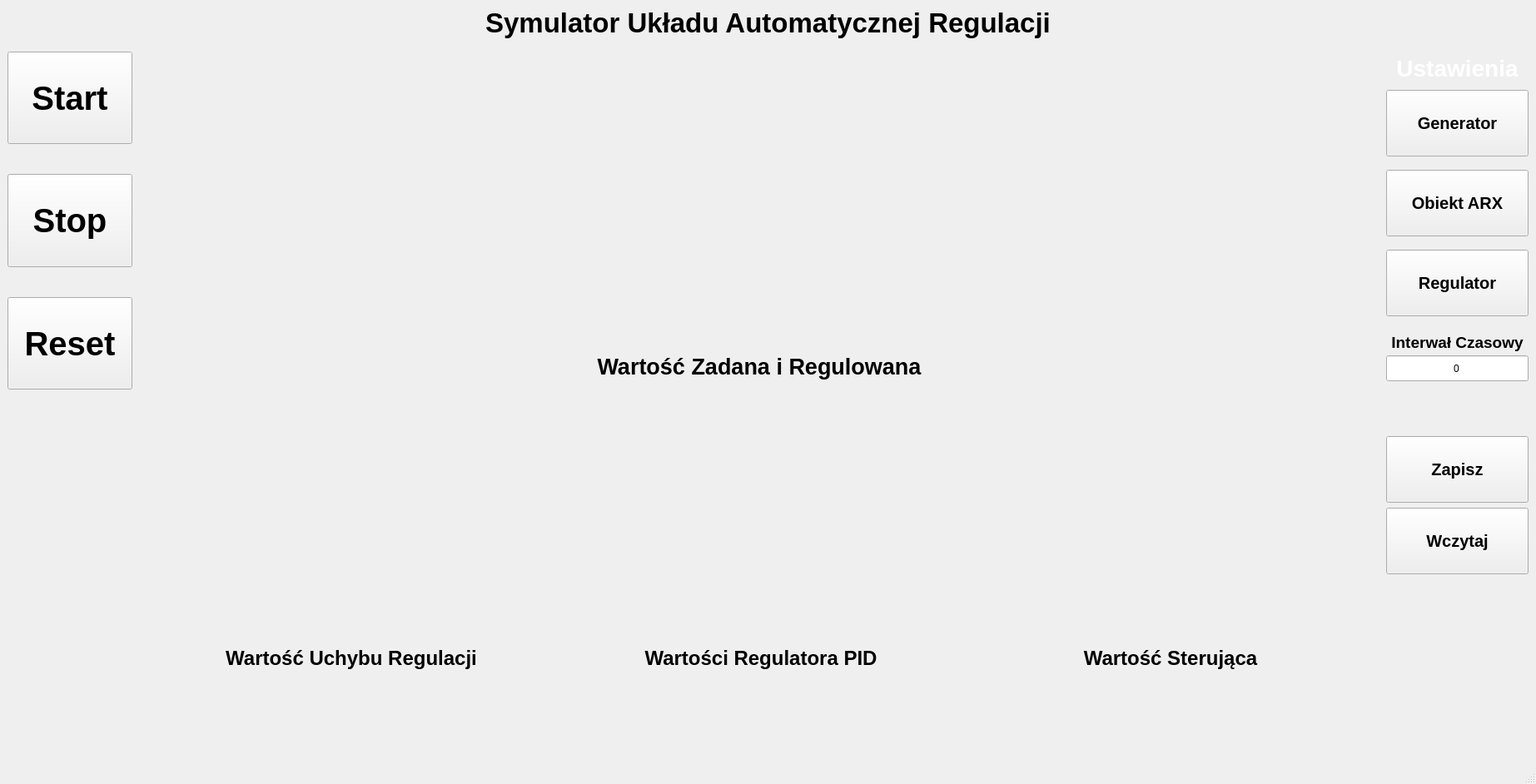
<?xml version="1.0" encoding="UTF-8"?>
<ui version="4.0">
 <class>MainWindow</class>
 <widget class="QMainWindow" name="MainWindow">
  <property name="geometry">
   <rect>
    <x>0</x>
    <y>0</y>
    <width>1845</width>
    <height>942</height>
   </rect>
  </property>
  <property name="sizePolicy">
   <sizepolicy hsizetype="Preferred" vsizetype="Preferred">
    <horstretch>0</horstretch>
    <verstretch>0</verstretch>
   </sizepolicy>
  </property>
  <property name="minimumSize">
   <size>
    <width>0</width>
    <height>0</height>
   </size>
  </property>
  <property name="windowTitle">
   <string>MainWindow</string>
  </property>
  <widget class="QWidget" name="centralwidget">
   <layout class="QHBoxLayout" name="horizontalLayout_5">
    <item>
     <layout class="QVBoxLayout" name="verticalLayout_10">
      <item>
       <widget class="QLabel" name="TytulGlowny">
        <property name="sizePolicy">
         <sizepolicy hsizetype="Expanding" vsizetype="Fixed">
          <horstretch>0</horstretch>
          <verstretch>0</verstretch>
         </sizepolicy>
        </property>
        <property name="font">
         <font>
          <pointsize>25</pointsize>
          <bold>true</bold>
         </font>
        </property>
        <property name="text">
         <string>Symulator Układu Automatycznej Regulacji</string>
        </property>
        <property name="alignment">
         <set>Qt::AlignmentFlag::AlignCenter</set>
        </property>
       </widget>
      </item>
      <item>
       <spacer name="verticalSpacer_12">
        <property name="orientation">
         <enum>Qt::Orientation::Vertical</enum>
        </property>
        <property name="sizeType">
         <enum>QSizePolicy::Policy::Fixed</enum>
        </property>
        <property name="sizeHint" stdset="0">
         <size>
          <width>10</width>
          <height>10</height>
         </size>
        </property>
       </spacer>
      </item>
      <item>
       <layout class="QVBoxLayout" name="verticalLayout_9">
        <item>
         <layout class="QHBoxLayout" name="horizontalLayout_2">
          <item>
           <layout class="QHBoxLayout" name="horizontalLayout">
            <item>
             <layout class="QVBoxLayout" name="verticalLayout_5">
              <item>
               <widget class="QPushButton" name="Start">
                <property name="sizePolicy">
                 <sizepolicy hsizetype="Minimum" vsizetype="Minimum">
                  <horstretch>0</horstretch>
                  <verstretch>0</verstretch>
                 </sizepolicy>
                </property>
                <property name="minimumSize">
                 <size>
                  <width>150</width>
                  <height>101</height>
                 </size>
                </property>
                <property name="font">
                 <font>
                  <pointsize>30</pointsize>
                  <bold>true</bold>
                 </font>
                </property>
                <property name="text">
                 <string>Start</string>
                </property>
               </widget>
              </item>
              <item>
               <spacer name="verticalSpacer">
                <property name="orientation">
                 <enum>Qt::Orientation::Vertical</enum>
                </property>
                <property name="sizeType">
                 <enum>QSizePolicy::Policy::Fixed</enum>
                </property>
                <property name="sizeHint" stdset="0">
                 <size>
                  <width>50</width>
                  <height>30</height>
                 </size>
                </property>
               </spacer>
              </item>
              <item>
               <widget class="QPushButton" name="Stop">
                <property name="sizePolicy">
                 <sizepolicy hsizetype="Minimum" vsizetype="Minimum">
                  <horstretch>0</horstretch>
                  <verstretch>0</verstretch>
                 </sizepolicy>
                </property>
                <property name="minimumSize">
                 <size>
                  <width>150</width>
                  <height>101</height>
                 </size>
                </property>
                <property name="font">
                 <font>
                  <pointsize>30</pointsize>
                  <bold>true</bold>
                 </font>
                </property>
                <property name="text">
                 <string>Stop</string>
                </property>
               </widget>
              </item>
              <item>
               <spacer name="verticalSpacer_2">
                <property name="orientation">
                 <enum>Qt::Orientation::Vertical</enum>
                </property>
                <property name="sizeType">
                 <enum>QSizePolicy::Policy::Fixed</enum>
                </property>
                <property name="sizeHint" stdset="0">
                 <size>
                  <width>50</width>
                  <height>30</height>
                 </size>
                </property>
               </spacer>
              </item>
              <item>
               <widget class="QPushButton" name="Reset">
                <property name="sizePolicy">
                 <sizepolicy hsizetype="Minimum" vsizetype="Minimum">
                  <horstretch>0</horstretch>
                  <verstretch>0</verstretch>
                 </sizepolicy>
                </property>
                <property name="minimumSize">
                 <size>
                  <width>150</width>
                  <height>101</height>
                 </size>
                </property>
                <property name="font">
                 <font>
                  <pointsize>30</pointsize>
                  <bold>true</bold>
                 </font>
                </property>
                <property name="text">
                 <string>Reset</string>
                </property>
               </widget>
              </item>
             </layout>
            </item>
            <item>
             <spacer name="horizontalSpacer_5">
              <property name="orientation">
               <enum>Qt::Orientation::Horizontal</enum>
              </property>
              <property name="sizeType">
               <enum>QSizePolicy::Policy::Fixed</enum>
              </property>
              <property name="sizeHint" stdset="0">
               <size>
                <width>20</width>
                <height>20</height>
               </size>
              </property>
             </spacer>
            </item>
            <item>
             <layout class="QVBoxLayout" name="verticalLayout">
              <property name="spacing">
               <number>0</number>
              </property>
              <item>
               <widget class="QWidget" name="wykresWarZad" native="true">
                <property name="sizePolicy">
                 <sizepolicy hsizetype="Expanding" vsizetype="Minimum">
                  <horstretch>0</horstretch>
                  <verstretch>0</verstretch>
                 </sizepolicy>
                </property>
                <property name="minimumSize">
                 <size>
                  <width>700</width>
                  <height>351</height>
                 </size>
                </property>
               </widget>
              </item>
              <item>
               <widget class="QLabel" name="TytulWykres1">
                <property name="sizePolicy">
                 <sizepolicy hsizetype="Expanding" vsizetype="Minimum">
                  <horstretch>0</horstretch>
                  <verstretch>0</verstretch>
                 </sizepolicy>
                </property>
                <property name="minimumSize">
                 <size>
                  <width>700</width>
                  <height>51</height>
                 </size>
                </property>
                <property name="font">
                 <font>
                  <pointsize>20</pointsize>
                  <bold>true</bold>
                 </font>
                </property>
                <property name="text">
                 <string>Wartość Zadana i Regulowana</string>
                </property>
                <property name="alignment">
                 <set>Qt::AlignmentFlag::AlignCenter</set>
                </property>
               </widget>
              </item>
             </layout>
            </item>
           </layout>
          </item>
          <item>
           <spacer name="horizontalSpacer_4">
            <property name="orientation">
             <enum>Qt::Orientation::Horizontal</enum>
            </property>
            <property name="sizeType">
             <enum>QSizePolicy::Policy::Fixed</enum>
            </property>
            <property name="sizeHint" stdset="0">
             <size>
              <width>20</width>
              <height>20</height>
             </size>
            </property>
           </spacer>
          </item>
          <item>
           <layout class="QVBoxLayout" name="verticalLayout_7">
            <item>
             <widget class="QLabel" name="UstawieniaLabel">
              <property name="sizePolicy">
               <sizepolicy hsizetype="Minimum" vsizetype="Minimum">
                <horstretch>0</horstretch>
                <verstretch>0</verstretch>
               </sizepolicy>
              </property>
              <property name="minimumSize">
               <size>
                <width>140</width>
                <height>40</height>
               </size>
              </property>
              <property name="font">
               <font>
                <pointsize>21</pointsize>
                <bold>true</bold>
               </font>
              </property>
              <property name="styleSheet">
               <string notr="true">color: white</string>
              </property>
              <property name="text">
               <string>Ustawienia</string>
              </property>
              <property name="alignment">
               <set>Qt::AlignmentFlag::AlignCenter</set>
              </property>
             </widget>
            </item>
            <item>
             <widget class="QPushButton" name="UstawieniaGeneratora">
              <property name="sizePolicy">
               <sizepolicy hsizetype="Minimum" vsizetype="Minimum">
                <horstretch>0</horstretch>
                <verstretch>0</verstretch>
               </sizepolicy>
              </property>
              <property name="minimumSize">
               <size>
                <width>140</width>
                <height>80</height>
               </size>
              </property>
              <property name="font">
               <font>
                <pointsize>15</pointsize>
                <bold>true</bold>
               </font>
              </property>
              <property name="text">
               <string>Generator</string>
              </property>
             </widget>
            </item>
            <item>
             <spacer name="verticalSpacer_3">
              <property name="orientation">
               <enum>Qt::Orientation::Vertical</enum>
              </property>
              <property name="sizeType">
               <enum>QSizePolicy::Policy::Fixed</enum>
              </property>
              <property name="sizeHint" stdset="0">
               <size>
                <width>10</width>
                <height>10</height>
               </size>
              </property>
             </spacer>
            </item>
            <item>
             <widget class="QPushButton" name="UstawieniaObiektuARX">
              <property name="sizePolicy">
               <sizepolicy hsizetype="Minimum" vsizetype="Minimum">
                <horstretch>0</horstretch>
                <verstretch>0</verstretch>
               </sizepolicy>
              </property>
              <property name="minimumSize">
               <size>
                <width>140</width>
                <height>80</height>
               </size>
              </property>
              <property name="font">
               <font>
                <pointsize>15</pointsize>
                <bold>true</bold>
               </font>
              </property>
              <property name="text">
               <string>Obiekt ARX</string>
              </property>
             </widget>
            </item>
            <item>
             <spacer name="verticalSpacer_4">
              <property name="orientation">
               <enum>Qt::Orientation::Vertical</enum>
              </property>
              <property name="sizeType">
               <enum>QSizePolicy::Policy::Fixed</enum>
              </property>
              <property name="sizeHint" stdset="0">
               <size>
                <width>10</width>
                <height>10</height>
               </size>
              </property>
             </spacer>
            </item>
            <item>
             <widget class="QPushButton" name="UstawieniaRegulatora">
              <property name="sizePolicy">
               <sizepolicy hsizetype="Minimum" vsizetype="Minimum">
                <horstretch>0</horstretch>
                <verstretch>0</verstretch>
               </sizepolicy>
              </property>
              <property name="minimumSize">
               <size>
                <width>140</width>
                <height>80</height>
               </size>
              </property>
              <property name="font">
               <font>
                <pointsize>15</pointsize>
                <bold>true</bold>
               </font>
              </property>
              <property name="text">
               <string>Regulator</string>
              </property>
             </widget>
            </item>
            <item>
             <spacer name="verticalSpacer_13">
              <property name="orientation">
               <enum>Qt::Orientation::Vertical</enum>
              </property>
              <property name="sizeType">
               <enum>QSizePolicy::Policy::Fixed</enum>
              </property>
              <property name="sizeHint" stdset="0">
               <size>
                <width>10</width>
                <height>10</height>
               </size>
              </property>
             </spacer>
            </item>
            <item>
             <layout class="QVBoxLayout" name="verticalLayout_6">
              <property name="spacing">
               <number>0</number>
              </property>
              <item>
               <widget class="QLabel" name="InterwalCzasowyLabel">
                <property name="sizePolicy">
                 <sizepolicy hsizetype="Minimum" vsizetype="Minimum">
                  <horstretch>0</horstretch>
                  <verstretch>0</verstretch>
                 </sizepolicy>
                </property>
                <property name="minimumSize">
                 <size>
                  <width>171</width>
                  <height>31</height>
                 </size>
                </property>
                <property name="font">
                 <font>
                  <pointsize>14</pointsize>
                  <bold>true</bold>
                 </font>
                </property>
                <property name="text">
                 <string>Interwał Czasowy</string>
                </property>
                <property name="alignment">
                 <set>Qt::AlignmentFlag::AlignCenter</set>
                </property>
               </widget>
              </item>
              <item>
               <widget class="QLineEdit" name="Interwal">
                <property name="sizePolicy">
                 <sizepolicy hsizetype="Minimum" vsizetype="Minimum">
                  <horstretch>0</horstretch>
                  <verstretch>0</verstretch>
                 </sizepolicy>
                </property>
                <property name="minimumSize">
                 <size>
                  <width>140</width>
                  <height>31</height>
                 </size>
                </property>
                <property name="text">
                 <string>0</string>
                </property>
                <property name="alignment">
                 <set>Qt::AlignmentFlag::AlignCenter</set>
                </property>
               </widget>
              </item>
              <item>
               <spacer name="verticalSpacer_10">
                <property name="orientation">
                 <enum>Qt::Orientation::Vertical</enum>
                </property>
                <property name="sizeType">
                 <enum>QSizePolicy::Policy::Fixed</enum>
                </property>
                <property name="sizeHint" stdset="0">
                 <size>
                  <width>20</width>
                  <height>10</height>
                 </size>
                </property>
               </spacer>
              </item>
             </layout>
            </item>
           </layout>
          </item>
         </layout>
        </item>
        <item>
         <spacer name="verticalSpacer_11">
          <property name="orientation">
           <enum>Qt::Orientation::Vertical</enum>
          </property>
          <property name="sizeType">
           <enum>QSizePolicy::Policy::Preferred</enum>
          </property>
          <property name="sizeHint" stdset="0">
           <size>
            <width>20</width>
            <height>40</height>
           </size>
          </property>
         </spacer>
        </item>
        <item>
         <layout class="QHBoxLayout" name="horizontalLayout_4">
          <item>
           <spacer name="horizontalSpacer_3">
            <property name="orientation">
             <enum>Qt::Orientation::Horizontal</enum>
            </property>
            <property name="sizeType">
             <enum>QSizePolicy::Policy::Minimum</enum>
            </property>
            <property name="sizeHint" stdset="0">
             <size>
              <width>180</width>
              <height>20</height>
             </size>
            </property>
           </spacer>
          </item>
          <item>
           <layout class="QHBoxLayout" name="horizontalLayout_3">
            <item>
             <layout class="QVBoxLayout" name="verticalLayout_2">
              <property name="spacing">
               <number>0</number>
              </property>
              <item>
               <widget class="QWidget" name="WykUchyb" native="true">
                <property name="sizePolicy">
                 <sizepolicy hsizetype="Expanding" vsizetype="Fixed">
                  <horstretch>0</horstretch>
                  <verstretch>0</verstretch>
                 </sizepolicy>
                </property>
                <property name="minimumSize">
                 <size>
                  <width>311</width>
                  <height>251</height>
                 </size>
                </property>
                <property name="baseSize">
                 <size>
                  <width>311</width>
                  <height>251</height>
                 </size>
                </property>
               </widget>
              </item>
              <item>
               <widget class="QLabel" name="TytulWykres2">
                <property name="sizePolicy">
                 <sizepolicy hsizetype="Minimum" vsizetype="Fixed">
                  <horstretch>0</horstretch>
                  <verstretch>0</verstretch>
                 </sizepolicy>
                </property>
                <property name="minimumSize">
                 <size>
                  <width>311</width>
                  <height>51</height>
                 </size>
                </property>
                <property name="font">
                 <font>
                  <pointsize>18</pointsize>
                  <bold>true</bold>
                 </font>
                </property>
                <property name="text">
                 <string>Wartość Uchybu Regulacji</string>
                </property>
                <property name="alignment">
                 <set>Qt::AlignmentFlag::AlignCenter</set>
                </property>
               </widget>
              </item>
              <item>
               <spacer name="verticalSpacer_7">
                <property name="orientation">
                 <enum>Qt::Orientation::Vertical</enum>
                </property>
                <property name="sizeType">
                 <enum>QSizePolicy::Policy::Expanding</enum>
                </property>
                <property name="sizeHint" stdset="0">
                 <size>
                  <width>20</width>
                  <height>40</height>
                 </size>
                </property>
               </spacer>
              </item>
             </layout>
            </item>
            <item>
             <spacer name="horizontalSpacer">
              <property name="orientation">
               <enum>Qt::Orientation::Horizontal</enum>
              </property>
              <property name="sizeType">
               <enum>QSizePolicy::Policy::Minimum</enum>
              </property>
              <property name="sizeHint" stdset="0">
               <size>
                <width>20</width>
                <height>20</height>
               </size>
              </property>
             </spacer>
            </item>
            <item>
             <layout class="QVBoxLayout" name="verticalLayout_3">
              <property name="spacing">
               <number>0</number>
              </property>
              <item>
               <widget class="QWidget" name="WykPID" native="true">
                <property name="sizePolicy">
                 <sizepolicy hsizetype="Expanding" vsizetype="Fixed">
                  <horstretch>0</horstretch>
                  <verstretch>0</verstretch>
                 </sizepolicy>
                </property>
                <property name="minimumSize">
                 <size>
                  <width>311</width>
                  <height>251</height>
                 </size>
                </property>
                <property name="baseSize">
                 <size>
                  <width>311</width>
                  <height>251</height>
                 </size>
                </property>
               </widget>
              </item>
              <item>
               <widget class="QLabel" name="TytulWykres3">
                <property name="sizePolicy">
                 <sizepolicy hsizetype="Minimum" vsizetype="Fixed">
                  <horstretch>0</horstretch>
                  <verstretch>0</verstretch>
                 </sizepolicy>
                </property>
                <property name="minimumSize">
                 <size>
                  <width>311</width>
                  <height>51</height>
                 </size>
                </property>
                <property name="font">
                 <font>
                  <pointsize>18</pointsize>
                  <bold>true</bold>
                 </font>
                </property>
                <property name="text">
                 <string>Wartości Regulatora PID</string>
                </property>
                <property name="alignment">
                 <set>Qt::AlignmentFlag::AlignCenter</set>
                </property>
               </widget>
              </item>
              <item>
               <spacer name="verticalSpacer_6">
                <property name="orientation">
                 <enum>Qt::Orientation::Vertical</enum>
                </property>
                <property name="sizeHint" stdset="0">
                 <size>
                  <width>20</width>
                  <height>40</height>
                 </size>
                </property>
               </spacer>
              </item>
             </layout>
            </item>
            <item>
             <spacer name="horizontalSpacer_2">
              <property name="orientation">
               <enum>Qt::Orientation::Horizontal</enum>
              </property>
              <property name="sizeType">
               <enum>QSizePolicy::Policy::Minimum</enum>
              </property>
              <property name="sizeHint" stdset="0">
               <size>
                <width>20</width>
                <height>20</height>
               </size>
              </property>
             </spacer>
            </item>
            <item>
             <layout class="QVBoxLayout" name="verticalLayout_4">
              <property name="spacing">
               <number>0</number>
              </property>
              <item>
               <widget class="QWidget" name="WykSter" native="true">
                <property name="sizePolicy">
                 <sizepolicy hsizetype="Expanding" vsizetype="Fixed">
                  <horstretch>0</horstretch>
                  <verstretch>0</verstretch>
                 </sizepolicy>
                </property>
                <property name="minimumSize">
                 <size>
                  <width>311</width>
                  <height>251</height>
                 </size>
                </property>
                <property name="baseSize">
                 <size>
                  <width>311</width>
                  <height>251</height>
                 </size>
                </property>
               </widget>
              </item>
              <item>
               <widget class="QLabel" name="TytulWykres4">
                <property name="sizePolicy">
                 <sizepolicy hsizetype="Minimum" vsizetype="Fixed">
                  <horstretch>0</horstretch>
                  <verstretch>0</verstretch>
                 </sizepolicy>
                </property>
                <property name="minimumSize">
                 <size>
                  <width>311</width>
                  <height>51</height>
                 </size>
                </property>
                <property name="font">
                 <font>
                  <pointsize>18</pointsize>
                  <bold>true</bold>
                 </font>
                </property>
                <property name="text">
                 <string>Wartość Sterująca</string>
                </property>
                <property name="alignment">
                 <set>Qt::AlignmentFlag::AlignCenter</set>
                </property>
               </widget>
              </item>
              <item>
               <spacer name="verticalSpacer_8">
                <property name="orientation">
                 <enum>Qt::Orientation::Vertical</enum>
                </property>
                <property name="sizeHint" stdset="0">
                 <size>
                  <width>20</width>
                  <height>40</height>
                 </size>
                </property>
               </spacer>
              </item>
             </layout>
            </item>
           </layout>
          </item>
          <item>
           <spacer name="horizontalSpacer_6">
            <property name="orientation">
             <enum>Qt::Orientation::Horizontal</enum>
            </property>
            <property name="sizeType">
             <enum>QSizePolicy::Policy::Fixed</enum>
            </property>
            <property name="sizeHint" stdset="0">
             <size>
              <width>20</width>
              <height>20</height>
             </size>
            </property>
           </spacer>
          </item>
          <item>
           <layout class="QVBoxLayout" name="verticalLayout_8">
            <item>
             <spacer name="verticalSpacer_9">
              <property name="orientation">
               <enum>Qt::Orientation::Vertical</enum>
              </property>
              <property name="sizeType">
               <enum>QSizePolicy::Policy::Fixed</enum>
              </property>
              <property name="sizeHint" stdset="0">
               <size>
                <width>10</width>
                <height>10</height>
               </size>
              </property>
             </spacer>
            </item>
            <item>
             <widget class="QPushButton" name="Zapisz">
              <property name="sizePolicy">
               <sizepolicy hsizetype="Minimum" vsizetype="Minimum">
                <horstretch>0</horstretch>
                <verstretch>0</verstretch>
               </sizepolicy>
              </property>
              <property name="minimumSize">
               <size>
                <width>171</width>
                <height>80</height>
               </size>
              </property>
              <property name="font">
               <font>
                <pointsize>15</pointsize>
                <bold>true</bold>
               </font>
              </property>
              <property name="text">
               <string>Zapisz</string>
              </property>
             </widget>
            </item>
            <item>
             <widget class="QPushButton" name="Wczytaj">
              <property name="sizePolicy">
               <sizepolicy hsizetype="Minimum" vsizetype="Minimum">
                <horstretch>0</horstretch>
                <verstretch>0</verstretch>
               </sizepolicy>
              </property>
              <property name="minimumSize">
               <size>
                <width>171</width>
                <height>80</height>
               </size>
              </property>
              <property name="font">
               <font>
                <pointsize>15</pointsize>
                <bold>true</bold>
               </font>
              </property>
              <property name="text">
               <string>Wczytaj</string>
              </property>
             </widget>
            </item>
            <item>
             <spacer name="verticalSpacer_5">
              <property name="orientation">
               <enum>Qt::Orientation::Vertical</enum>
              </property>
              <property name="sizeHint" stdset="0">
               <size>
                <width>20</width>
                <height>40</height>
               </size>
              </property>
             </spacer>
            </item>
           </layout>
          </item>
         </layout>
        </item>
       </layout>
      </item>
     </layout>
    </item>
   </layout>
  </widget>
  <widget class="QMenuBar" name="menubar">
   <property name="geometry">
    <rect>
     <x>0</x>
     <y>0</y>
     <width>1845</width>
     <height>22</height>
    </rect>
   </property>
  </widget>
  <widget class="QStatusBar" name="statusbar"/>
 </widget>
 <resources/>
 <connections/>
</ui>
